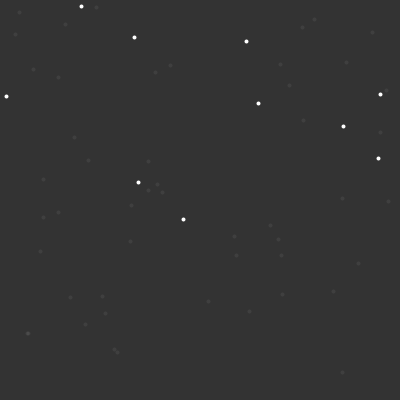
Frame 1 (no input)
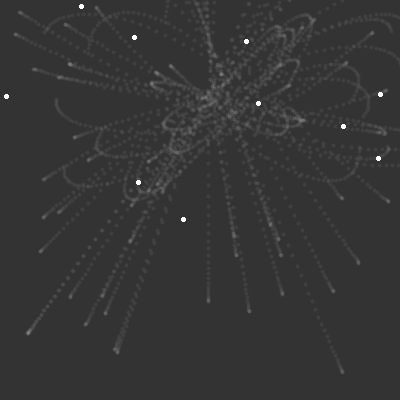
Frame 60 (the mouse pressed at the canvas centre just before this capture)
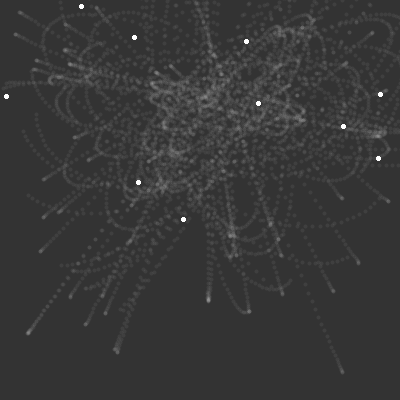
Frame 120 (the mouse held since frame 60 and released just before this capture)

The Processing sketch that drew these frames (run headless with seeded random() and noise(); from frame 60 on, the mouse is pressed at the canvas centre):

// Processing sketch: AttractionRepulsion
// ── AttractionRepulsion.pde
PVector[] attractors = new PVector[10];
Particle[] particles = new Particle[50];

void setup() {
  size(400, 400);
  for (int i = 0; i < attractors.length; i++) {
    attractors[i] = new PVector(random(width), random(height));
  }
  for (int i = 0; i < particles.length; i++) {
    particles[i] = new Particle(random(width), random(height));
  }
  background(51);
}

void draw() {
  stroke(255);
  strokeWeight(4);
  for (int i = 0; i < attractors.length; i++) {
    point(attractors[i].x, attractors[i].y);
  }
  for (int i = 0; i < particles.length; i++) {
    particles[i].display();
    particles[i].update();
    for (int j = 0; j < attractors.length; j++) {
      particles[i].attracted(attractors[j]);
   }
  }
}
// ── Particle.pde
class Particle {

  PVector location;
  PVector velocity = new PVector(0, 0);
  PVector acceleration = new PVector(0, 0);
  
  Particle(float x, float y) {
    location = new PVector(x, y);
  }
  
  void display() {
    stroke(255, 15);
    strokeWeight(4);
    point(location.x, location.y);
  }
  
  void update() {
    velocity.add(acceleration);
    location.add(velocity);
    acceleration.mult(0);
  }
  
  void attracted(PVector target) {
    PVector force = PVector.sub(target, location);
    float distance = force.mag();
    float G = 0.667408;
    float strength = G / distance * distance;
    force.normalize();
    force.mult(strength);
    force.limit(0.1);
    acceleration.add(force);
    acceleration.limit(0.5);
  }
}
